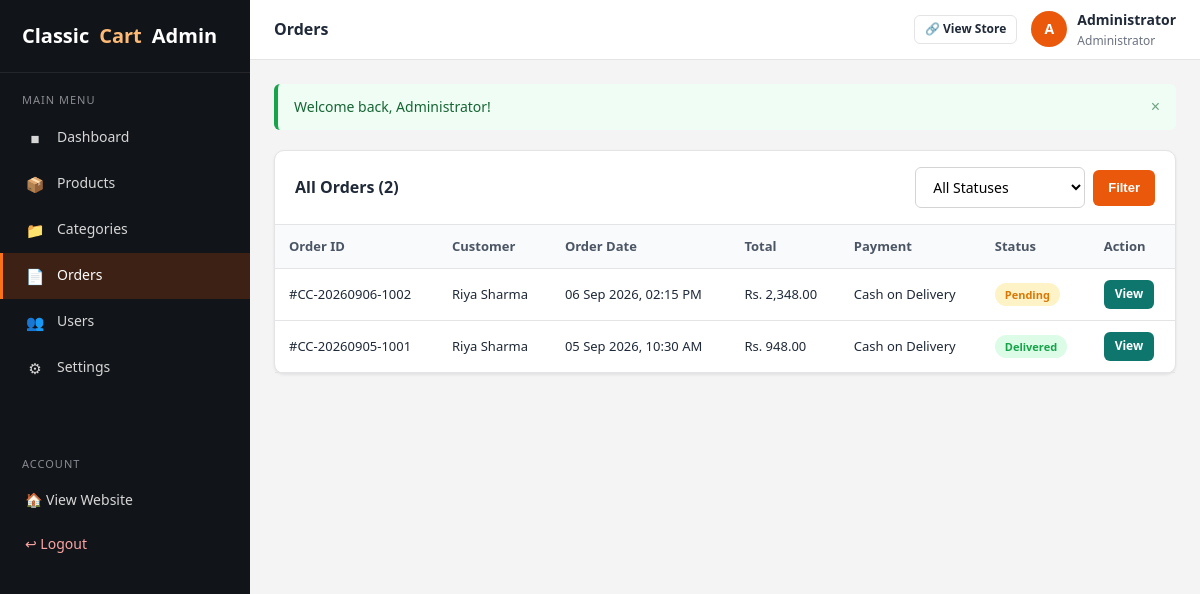
The app's page /admin/orders.php (signed in) with its own data.
### tables this page shows
CREATE TABLE `orders` (
  `id` INT(11) NOT NULL AUTO_INCREMENT,
  `order_number` VARCHAR(50) NOT NULL,
  `user_id` INT(11) DEFAULT NULL,
  `name` VARCHAR(100) NOT NULL,
  `email` VARCHAR(150) NOT NULL,
  `phone` VARCHAR(20) NOT NULL,
  `address` TEXT NOT NULL,
  `city` VARCHAR(100) NOT NULL,
  `state` VARCHAR(100) NOT NULL,
  `pincode` VARCHAR(10) NOT NULL,
  `subtotal` DECIMAL(10,2) NOT NULL DEFAULT 0.00,
  `shipping` DECIMAL(10,2) NOT NULL DEFAULT 0.00,
  `total` DECIMAL(10,2) NOT NULL DEFAULT 0.00,
  `payment_method` VARCHAR(50) NOT NULL DEFAULT 'Cash on Delivery',
  `status` ENUM('Pending','Confirmed','Processing','Shipped','Delivered','Cancelled') NOT NULL DEFAULT 'Pending',
  `created_at` TIMESTAMP NOT NULL DEFAULT CURRENT_TIMESTAMP,
  PRIMARY KEY (`id`),
  UNIQUE KEY `uq_order_number` (`order_number`),
  KEY `idx_order_user` (`user_id`),
  CONSTRAINT `fk_order_user` FOREIGN KEY (`user_id`) REFERENCES `users` (`id`) ON DELETE SET NULL ON UPDATE CASCADE
);

### includes/functions.php (called while the page is built, shortened)
<?php
require_once __DIR__ . '/../config/database.php';
function flash_get(): array
{
    $messages = $_SESSION['flash'] ?? array();
    return $messages;
}
function e(?string $value): string
{
    return htmlspecialchars((string)$value, ENT_QUOTES, 'UTF-8');
}
function money($amount): string
{
    return 'Rs. ' . number_format((float)$amount, 2);
}
function format_date(string $datetime): string
{
    return date('d M Y, h:i A', strtotime($datetime));
}
function order_status_classes(string $status): string
{
    $map = array(
        'Pending'    => 'badge-warning',
        'Confirmed'  => 'badge-info',
        'Processing' => 'badge-primary',
        'Shipped'    => 'badge-secondary',
        'Delivered'  => 'badge-success',
        'Cancelled'  => 'badge-danger',
    );
    return $map[$status] ?? 'badge-secondary';
}
    ?>

### config/database.php (called while the page is built, shortened)
<?php
function db(): PDO
{
    static $pdo = null;
    if ($pdo === null) {
        try {
            $pdo = new PDO(
                'mysql:host=' . DB_HOST . ';dbname=' . DB_NAME . ';charset=utf8mb4',
                DB_USER,
                DB_PASS,
                array(
                    PDO::ATTR_ERRMODE            => PDO::ERRMODE_EXCEPTION,
                    PDO::ATTR_DEFAULT_FETCH_MODE => PDO::FETCH_ASSOC,
                    PDO::ATTR_EMULATE_PREPARES   => false,
                )
            );
        } catch (PDOException $e) {
            die('Database connection could not be established. Please check your configuration in config/database.php and make sure the database was imported.');
        }
    }
    return $pdo;
}

### includes/auth.php (called while the page is built, shortened)
<?php
require_once __DIR__ . '/functions.php';
function current_admin(): ?array
{
    $stmt = db()->prepare('SELECT * FROM admins WHERE id = ? LIMIT 1');
    $stmt->execute(array((int)$_SESSION['admin_id']));
    $admin = $stmt->fetch();
    if ($admin && (int)$admin['status'] === 1) {
        return $admin;
    }
    return null;
}

### admin/orders.php (the view, shortened to what this page needs)
<?php
$page_title = 'Orders';
require_once __DIR__ . '/includes/header.php';
$itemsPerPage = 10;
$pageNo       = max(1, (int)($_GET['page'] ?? 1));
$where  = '1 = 1';
$params = array();
$countStmt = db()->prepare("SELECT COUNT(*) AS c FROM orders o WHERE $where");
$countStmt->execute($params);
$total = (int)$countStmt->fetch()['c'];
$offset = ($pageNo - 1) * $itemsPerPage;
$stmt = db()->prepare(
    "SELECT o.*, u.name AS customer_name, u.email AS customer_email
     FROM orders o
     LEFT JOIN users u ON u.id = o.user_id
     WHERE $where
     ORDER BY o.created_at DESC
     LIMIT $itemsPerPage OFFSET $offset"
);
$stmt->execute($params);
$orders = $stmt->fetchAll();
?>
<div class="card">
    <div class="card-header">
        <h3>All Orders (<?php echo $total; ?>)</h3>
        <form method="get" action="orders.php" class="flex" style="gap:8px;">
            <select name="status" class="form-control" style="width:170px;">
                <option value="">All Statuses</option>
            </select>
            <button type="submit" class="btn btn-primary">Filter</button>
        </form>
    </div>
    <div class="table-responsive">
        <table class="table">
            <thead>
                <tr>
                    <th>Order ID</th>
                    <th>Customer</th>
                    <th>Order Date</th>
                    <th>Total</th>
                    <th>Payment</th>
                    <th>Status</th>
                    <th>Action</th>
                </tr>
            </thead>
            <tbody>
                <?php foreach ($orders as $order) { ?>
                    <tr>
                        <td>#<?php echo e($order['order_number']); ?></td>
                        <td><?php echo e($order['name']); ?></td>
                        <td><?php echo format_date($order['created_at']); ?></td>
                        <td><?php echo money($order['total']); ?></td>
                        <td><?php echo e($order['payment_method']); ?></td>
                        <td><span class="badge <?php echo order_status_classes($order['status']); ?>"><?php echo e($order['status']); ?></span></td>
                        <td><a href="order-details.php?id=<?php echo (int)$order['id']; ?>" class="btn btn-info btn-sm">View</a></td>
                    </tr>
                <?php } ?>
            </tbody>
        </table>
    </div>
</div>
<?php require_once __DIR__ . '/includes/footer.php'; ?>

### admin/includes/header.php (shortened to what this page needs)
<?php
require_once __DIR__ . '/../../includes/auth.php';
$admin     = current_admin();
$flashMsgs = flash_get();
$adminInitial = strtoupper(substr($admin['name'], 0, 1));
?>
<!DOCTYPE html>
<html lang="en">
<head>
    <link rel="stylesheet" href="assets/css/admin.css">
</head>
<body>
<div class="admin-wrapper">
    <?php require __DIR__ . '/sidebar.php'; ?>
    <div class="admin-main">
        <header class="admin-topbar">
            <div class="flex">
                <span class="topbar-title"><?php echo e($page_title); ?></span>
            </div>
            <div class="topbar-right">
                <a href="../index.php" class="btn btn-outline btn-sm">&#128279; View Store</a>
                <div class="admin-avatar">
                    <span class="avatar-circle"><?php echo e($adminInitial); ?></span>
                    <div>
                        <div class="admin-name"><?php echo e($admin['name']); ?></div>
                        <div class="admin-role">Administrator</div>
                    </div>
                </div>
            </div>
        </header>
        <div class="admin-content">
            <?php if (!empty($flashMsgs)) { ?>
                <div class="flash-container">
                    <?php foreach ($flashMsgs as $type => $messages) { ?>
                        <?php foreach ($messages as $msg) { ?>
                            <div class="flash flash-<?php echo e($type === 'error' ? 'danger' : $type); ?>">
                                <span><?php echo e($msg); ?></span>
                                <button type="button" class="flash-close" aria-label="Close">&times;</button>
                            </div>
                        <?php } ?>
                    <?php } ?>
                </div>
            <?php } ?>

### admin/assets/css/admin.css (style rules this page uses)
:root { --primary: #ea580c; --primary-dark: #c2410c; --sidebar-bg: #111418; --sidebar-text: #d6d6d6; --dark: #111418; --text: #1f2937; --muted: #6b7280; --light-bg: #f4f4f5; --white: #ffffff; --border: #e4e4e7; --success: #16a34a; --warning: #d97706; --danger: #dc2626; --info: #0f766e; --radius: 10px; --radius-sm: 6px; --shadow: 0 1px 3px rgba(17, 17, 17, 0.08); --shadow-md: 0 4px 12px rgba(17, 17, 17, 0.10); }
* { margin: 0; padding: 0; box-sizing: border-box; }
body { font-family: "Segoe UI", Tahoma, Arial, "Helvetica Neue", sans-serif; background: var(--light-bg); color: var(--text); font-size: 14px; line-height: 1.6; overflow-x: hidden; }
a { color: var(--primary); text-decoration: none; }
.admin-wrapper { display: flex; min-height: 100vh; }
.admin-main { flex: 1; margin-left: 250px; min-width: 0; display: flex; flex-direction: column; }
.admin-topbar { background: var(--white); border-bottom: 1px solid var(--border); padding: 0 24px; height: 60px; display: flex; align-items: center; justify-content: space-between; position: sticky; top: 0; z-index: 900; }
.admin-topbar .topbar-title { font-weight: 600; font-size: 16px; }
.admin-topbar .topbar-right { display: flex; align-items: center; gap: 14px; }
.admin-topbar .admin-avatar { display: flex; align-items: center; gap: 10px; }
.admin-topbar .avatar-circle { width: 36px; height: 36px; border-radius: 50%; background: var(--primary); color: #fff; display: flex; align-items: center; justify-content: center; font-weight: 700; font-size: 14px; }
.admin-topbar .admin-name { font-weight: 600; font-size: 14px; }
.admin-topbar .admin-role { font-size: 12px; color: var(--muted); }
.admin-content { padding: 24px; flex: 1; }
.card { background: var(--white); border: 1px solid var(--border); border-radius: var(--radius); box-shadow: var(--shadow); margin-bottom: 20px; }
.card-header { display: flex; align-items: center; justify-content: space-between; gap: 12px; padding: 16px 20px; border-bottom: 1px solid var(--border); flex-wrap: wrap; }
.card-header h3 { font-size: 16px; }
.table-responsive { overflow-x: auto; }
.table { width: 100%; border-collapse: collapse; }
.table th, .table td { padding: 11px 14px; text-align: left; border-bottom: 1px solid var(--border); font-size: 13px; vertical-align: middle; }
.table th { background: #f8fafc; font-weight: 600; color: #4b5563; white-space: nowrap; }
.btn { display: inline-flex; align-items: center; justify-content: center; gap: 5px; padding: 8px 14px; border: 1px solid transparent; border-radius: var(--radius-sm); font-size: 13px; font-weight: 600; cursor: pointer; background: none; color: var(--text); transition: all 0.15s ease; line-height: 1.4; }
.btn-primary { background: var(--primary); color: #fff; }
.btn-info { background: var(--info); color: #fff; }
.btn-outline { border-color: var(--border); background: var(--white); color: var(--text); }
.btn-sm { padding: 5px 10px; font-size: 12px; }
.badge { display: inline-block; padding: 4px 10px; border-radius: 999px; font-size: 11px; font-weight: 700; line-height: 1.4; vertical-align: middle; }
.badge-success { background: #dcfce7; color: var(--success); }
.badge-warning { background: #fef3c7; color: var(--warning); }
.form-control { width: 100%; padding: 9px 13px; border: 1px solid #d4d4d4; border-radius: var(--radius-sm); font-size: 14px; font-family: inherit; background: var(--white); transition: border-color 0.15s ease, box-shadow 0.15s ease; }
.flash-container { margin-bottom: 20px; }
.flash { display: flex; align-items: center; justify-content: space-between; gap: 10px; padding: 12px 16px; border-radius: var(--radius-sm); border-left-width: 4px; border-left-style: solid; margin-bottom: 10px; font-size: 14px; }
.flash-success { background: #f0fdf4; border-left-color: var(--success); color: #166534; }
.flash-close { background: none; border: none; font-size: 16px; cursor: pointer; color: inherit; opacity: 0.6; }
.flex { display: flex; align-items: center; gap: 10px; flex-wrap: wrap; }

### records on screen
orders: order_number "CC-20260906-1002", name "Riya Sharma", created_at "06 Sep 2026, 02:15 PM", total "Rs. 2,348.00", payment_method "Cash on Delivery", status "Pending"
orders: order_number "CC-20260905-1001", name "Riya Sharma", created_at "05 Sep 2026, 10:30 AM", total "Rs. 948.00", payment_method "Cash on Delivery", status "Delivered"

### other values on screen
$page_title "Orders"
$adminInitial "A"
$admin['name'] "Administrator"
$msg "Welcome back, Administrator!"
$total "2"
